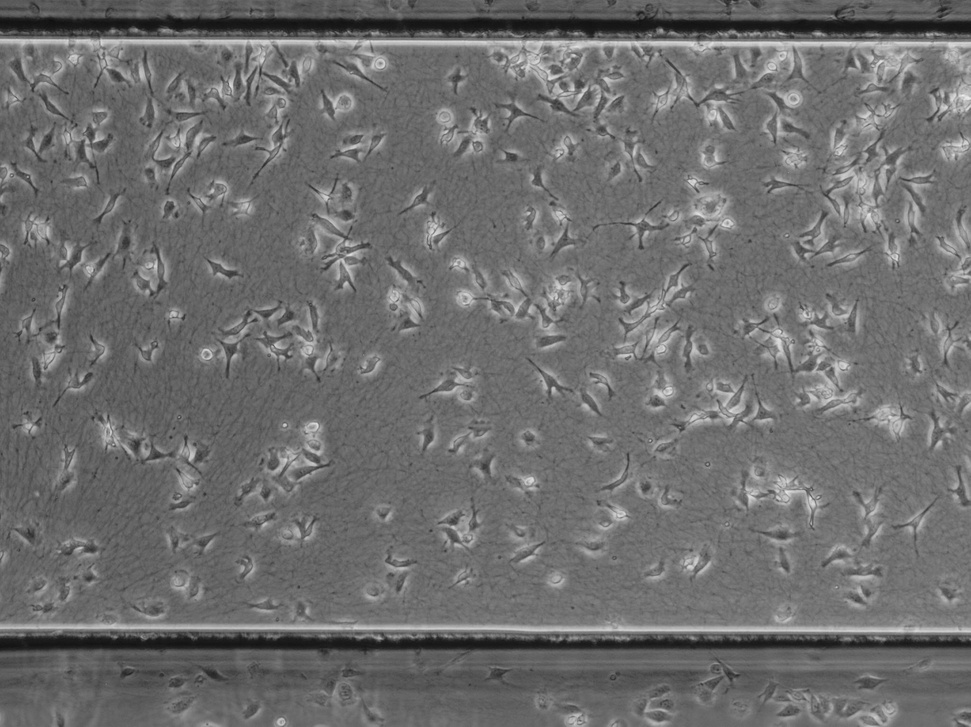
#> input picture Data/Exp_grp/image003.jpg, 971 x 727 px, shrunk from 2048 x 1532 before the run; its folder holds only this picture in this run
$ jupyter execute --allow-errors sample_code.ipynb
#> lines starting #> are read from the running program, lines starting #| are printed output that depends on the picture; after the words box and inside, x2 and y2 are one past the last pixel; in counts of white or black regions, pixels touching at a corner belong together
# Observing cell movement:

[cell 1]
import cv2
import os

# Path to folder containing numbered photos
folder_path = 'Data/Exp_grp/'

# Get sorted list of photo filenames
photo_filenames = sorted([os.path.join(folder_path, filename) for filename in os.listdir(folder_path) if filename.endswith('.jpg')])

# Initialize counter for frame number
frame_num = 0

while True:
    # Read next photo
    if frame_num < len(photo_filenames):
        frame = cv2.imread(photo_filenames[frame_num])
#> frame is the input picture: shape (727, 971, 3); min 15, max 240, mean 110.2
    else:
        break

    # Convert photo to grayscale
    gray = cv2.cvtColor(frame, cv2.COLOR_BGR2GRAY)

    # Apply a threshold to segment the cells
    _, thresh = cv2.threshold(gray, 140, 180, cv2.THRESH_BINARY)
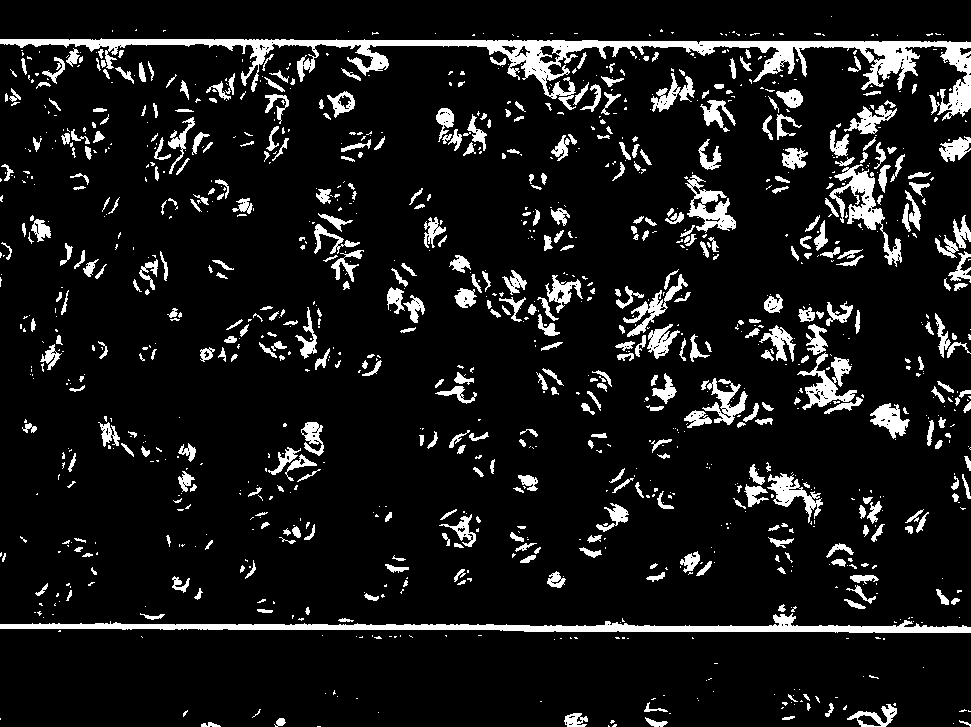
#> thresh: shape (727, 971); values 0 (black) and 180 (white), 9.9% white; 1173 white regions (723 under 20 px)

    # Find contours of cells
    contours, _ = cv2.findContours(thresh, cv2.RETR_EXTERNAL, cv2.CHAIN_APPROX_SIMPLE)
#> contours = 1171 contours, 819 with area under 20; largest, box (x1, y1, x2, y2) and area: (0, 38, 971, 121) 11804, (0, 613, 971, 633) 5044, (829, 164, 902, 267) 1571, (685, 175, 736, 233) 1155, (797, 352, 857, 410) 1122

    # Draw contours on original photo
    cv2.drawContours(frame, contours, -1, (0, 255, 0), 3)
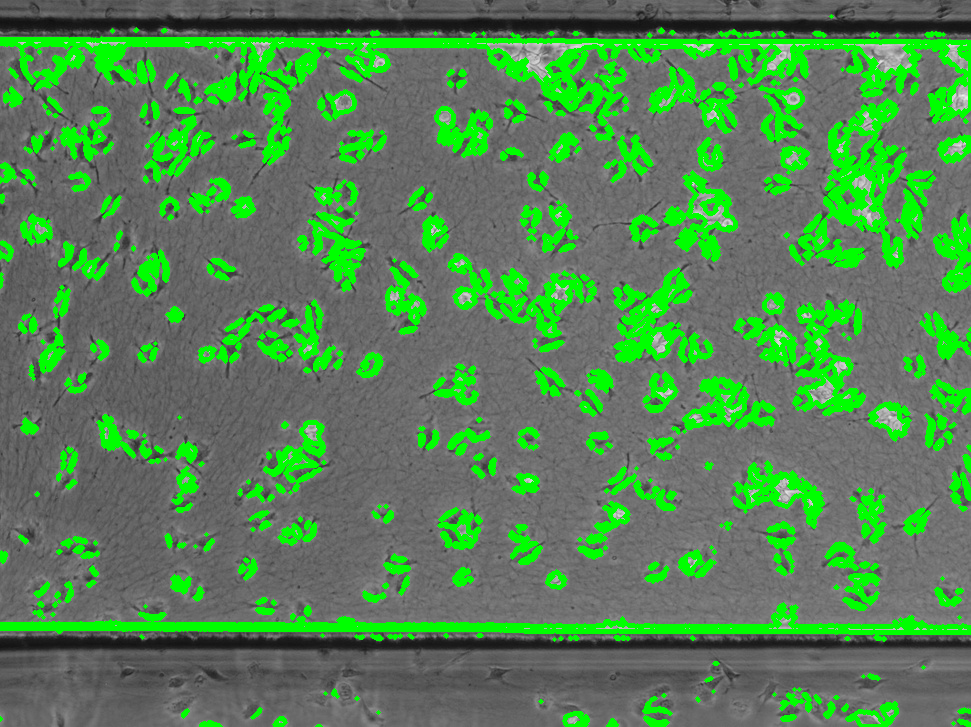
#> frame: shape (727, 971, 3); 18.32% of pixels changed, all inside (x1, y1, x2, y2) = (0, 14, 971, 727)

    # Show photo with cell contours
    cv2.imshow('Cell Movement', frame)

    # Increment frame number
    frame_num += 1

    # Press 'q' to exit
    if cv2.waitKey(1) & 0xFF == ord('q'):
#> (key q is pressed here)
        break

# Close window
cv2.destroyAllWindows()

# Cell Tracking

[cell 2]
import cv2
import numpy as np
import pandas as pd
import os

# Path to folder containing numbered photos
folder_path = 'Data/Exp_grp/'

# Get sorted list of photo filenames
photo_filenames = sorted([filename for filename in os.listdir(folder_path) if filename.endswith('.jpg')])

# Initialize DataFrame to store tracking information
df = pd.DataFrame(columns=['frame', 'cell_id', 'x', 'y'])

# Initialize dictionary to store cell positions
cell_positions = {}

# Initialize cell ID counter
cell_id_counter = 0

# Loop over all photos
for i, photo_filename in enumerate(photo_filenames):
    # Read photo
    photo = cv2.imread(os.path.join(folder_path, photo_filename))

    # Convert photo to grayscale
    gray = cv2.cvtColor(photo, cv2.COLOR_BGR2GRAY)

    # Apply a threshold to segment the cells
    _, thresh = cv2.threshold(gray,130 , 200, cv2.THRESH_BINARY)
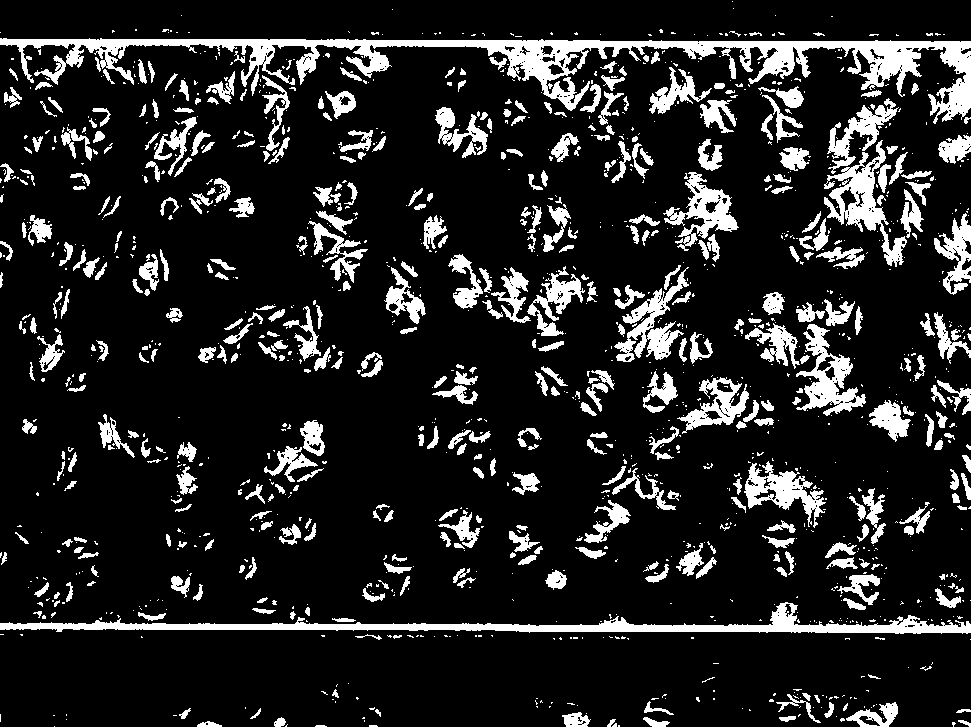
#> thresh: shape (727, 971); values 0 (black) and 200 (white), 14.4% white; 1422 white regions (990 under 20 px)
# Find all contours and reconstruct the full hierarchy
contours, hierarchy = cv2.findContours(thresh, cv2.RETR_TREE, cv2.CHAIN_APPROX_SIMPLE)
#> contours = 2068 contours, 1663 with area under 20; largest, box (x1, y1, x2, y2) and area: (0, 38, 971, 124) 16169, (0, 602, 971, 634) 6579, (824, 140, 907, 267) 2898, (796, 324, 866, 416) 2464, (663, 172, 739, 251) 2064

# Create a dictionary to store the cell contours by their ID
cell_contours = {}

# Loop over all cells
#> (the rest of this cell did not finish here and is left out)

[cell 3]
import os
import cv2
import pandas as pd
import numpy as np


def preprocess_image(frame):
    # Convert to grayscale
    gray = cv2.cvtColor(frame, cv2.COLOR_BGR2GRAY)
    # Apply Gaussian blur to reduce noise
    blur = cv2.GaussianBlur(gray, (5, 5), 0)
    # Apply adaptive thresholding to create binary image
    thresh = cv2.adaptiveThreshold(blur, 255, cv2.ADAPTIVE_THRESH_MEAN_C, cv2.THRESH_BINARY, 11, 2)
    return thresh


def track_cells_in_frame(frame_number, contours, cell_positions, cell_id_counter):
    # Dictionary to store new cell positions in this frame
    cell_positions_new = {}
    # Loop over each contour in this frame
    for contour in contours:
        # Calculate centroid of contour
        M = cv2.moments(contour)
        if M["m00"] != 0:
            cx = int(M["m10"] / M["m00"])
            cy = int(M["m01"] / M["m00"])
            # Find closest cell in previous frame
            closest_cell_id = find_closest_cell_id((cx, cy), cell_positions)
            # Add new position to dictionary
            cell_positions_new[cell_id_counter] = {'frame': frame_number, 'cell_id': cell_id_counter, 'x': cx, 'y': cy,
                                                    'parent_id': closest_cell_id}
            # Increment cell ID counter
            cell_id_counter += 1
    return cell_positions_new, cell_id_counter


def find_closest_cell_id(point, cell_positions):
    # Calculate distance from point to each cell position in previous frame
    distances = {}
    for cell_id, cell_position in cell_positions.items():
        distances[cell_id] = np.sqrt((point[0] - cell_position['x']) ** 2 + (point[1] - cell_position['y']) ** 2)
    # Find cell with minimum distance
    if distances:
        return min(distances, key=distances.get)
    else:
        return None


def update_dataframe(df, frame_number, cell_positions, cell_positions_new):
    # Remove rows for cells that were not detected in this frame
    df = df[df['frame'] != frame_number]
    # Create new DataFrame with updated cell positions
    df_new = pd.DataFrame(cell_positions_new.values())
    # Merge with original DataFrame
    df = pd.concat([df, df_new])
    # Update parent IDs for child cells
    for index, row in df.iterrows():
        if not pd.isna(row['parent_id']):
            parent_id = int(row['parent_id'])
            df.at[index, 'parent_id'] = cell_positions[parent_id]['cell_id']
    return df
def track_cells(photo_filenames, folder_path):
    # Initialize DataFrame to store tracking information
#> called with folder_path = 'Data/Exp_grp/'
    df = pd.DataFrame(columns=['frame', 'cell_id', 'x', 'y'])

    # Initialize dictionary to store cell positions
    cell_positions = {}

    # Initialize cell ID counter
    cell_id_counter = 0

    # Loop over all photos
    for i, photo_filename in enumerate(photo_filenames):
        # Read photo
        photo = cv2.imread(os.path.join(folder_path, photo_filename))

        # Convert photo to grayscale
        gray = cv2.cvtColor(photo, cv2.COLOR_BGR2GRAY)

        # Apply a threshold to segment the cells
        _, thresh = cv2.threshold(gray, 180, 255, cv2.THRESH_BINARY)
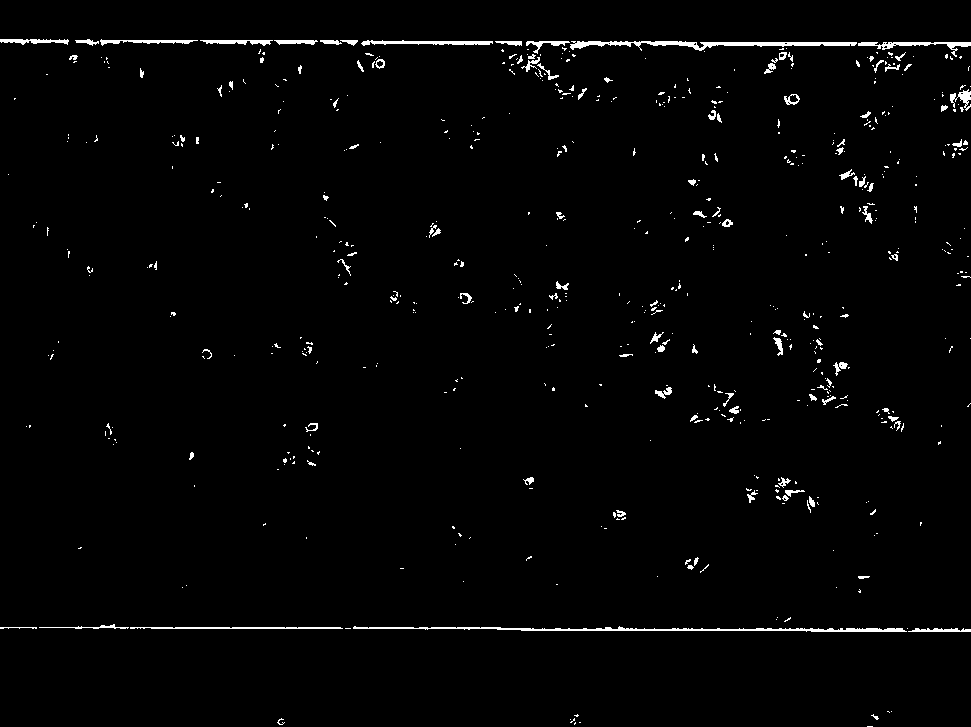
#> thresh: shape (727, 971); 1.6% white; 611 white regions (505 under 20 px)

        # Find contours of cells
        contours, _ = cv2.findContours(thresh, cv2.RETR_EXTERNAL, cv2.CHAIN_APPROX_SIMPLE)
#> contours = 611 contours, 553 with area under 20; largest, box (x1, y1, x2, y2) and area: (570, 41, 857, 51) 876, (353, 626, 907, 632) 794, (858, 42, 971, 57) 328, (361, 40, 493, 46) 318, (130, 627, 343, 629) 192

        # Track cells in this frame
        cell_positions_new, cell_id_counter = track_cells_in_frame(i, contours, cell_positions, cell_id_counter)
#> the loop in track_cells_in_frame, `for contour in contours:` made 611 passes
#> (contour, cx, cy) on passes 3, 48: ([[575, 722], [574, 723], [574, 724], [575, 723]], 574, 723), ([[617, 518], [616, 519], [619, 519], [618, 519]], 617, 518)
#> (cx, cy) on passes 5, 6, 7, 8, 11, 14: (572, 720), (279, 721), (875, 716), (576, 715), (940, 629), (241, 627)
#> after the loop in track_cells_in_frame, `for contour in contours:`: cell_id_counter = 339; cell_positions_new = 339 items
#> cell_positions_new = 339 items; cell_id_counter = 339

        # Update DataFrame with tracked cell positions
        update_dataframe(df, i, cell_positions, cell_positions_new)
#> in update_dataframe, `df_new = pd.DataFrame(cell_positions_new.values())`: df_new = table of 339 rows and 5 columns

        # Update cell_positions dictionary
        cell_positions = cell_positions_new.copy()
#> cell_positions = 339 items
#> `_, thresh = cv2.threshold(gray, 50, 255, cv2.THRESH_BINARY)`:
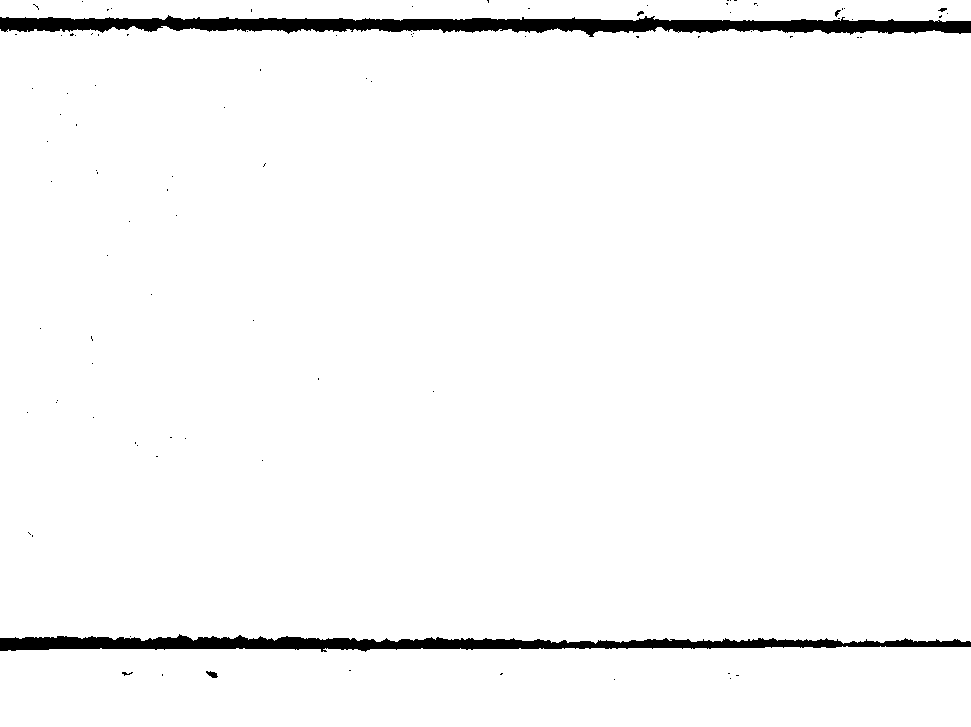
#> thresh: shape (727, 971); 97.1% white; 94 black regions (87 under 20 px)
#> `contours, _ = cv2.findContours(thresh, cv2.RETR_EXTERNAL, cv2.CHAIN_AP..`: contours = 3 contours; box (x1, y1, x2, y2) and area: (0, 26, 971, 644) 589200, (0, 646, 971, 727) 75160, (0, 0, 971, 22) 17755

    # Write DataFrame to CSV file
    df.to_csv('cell_tracking.csv', index=False)

[cell 4]
folder_path = 'Data/Exp_grp/'
photo_filenames = sorted([filename for filename in os.listdir(folder_path) if filename.endswith('.jpg')])

df = track_cells(photo_filenames, folder_path)

[cell 5]
import cv2
import pandas as pd
import os

# Set path to image folder
image_folder = 'Data/Exp_grp/'

# Initialize DataFrame to store cell tracking data
cell_tracking = pd.DataFrame(columns=['frame', 'cell_id', 'cx', 'cy'])

# Loop over all image files in folder
#> (the rest of this cell did not finish here and is left out)

# Analyzing cell movement:

[cell 6]
import pandas as pd
import numpy as np

# Load cell tracking data
tracking_data = pd.read_csv('cell_tracking.csv')
#> (reads cell_tracking.csv from the repository)

# Calculate mean square displacement (MSD) for each cell
tracking_data['dx'] = tracking_data['x'] - tracking_data['x'].shift()
tracking_data['dy'] = tracking_data['y'] - tracking_data['y'].shift()
tracking_data['displacement'] = np.sqrt(tracking_data['dx']**2 + tracking_data['dy']**2)
tracking_data['time'] = tracking_data['frame'] * 0.1 # Assuming 10 frames per second
tracking_data['MSD'] = tracking_data.groupby('cell_id')['displacement'].apply(lambda x: x.pow(2).rolling(window=10, min_periods=1).mean())

# Plot MSD versus time
import matplotlib.pyplot as plt
fig, ax = plt.subplots()
for cell_id, cell_data in tracking_data.groupby('cell_id'):
    ax.plot(cell_data['time'], cell_data['MSD'], label=f'Cell {cell_id}')
ax.set_xlabel('Time (s)')
ax.set_ylabel('MSD (μm^2)')
ax.set_xscale('log')
ax.set_yscale('log')
ax.legend()
plt.show()
